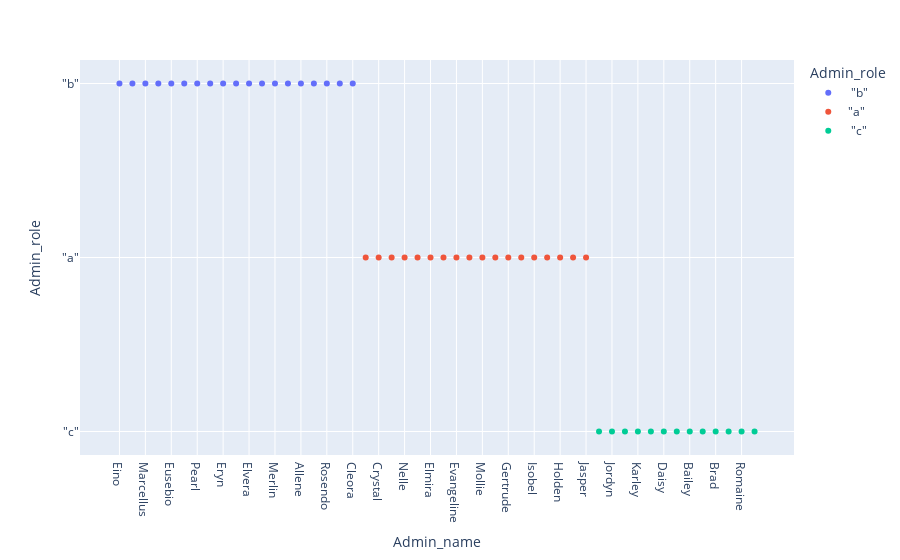

Notebook cell for this chart:
### Code cell
fig = px.scatter(C, x='Admin_name', y='Admin_role', color='Admin_role')
fig.show()

### Figure 1 — Plotly figure (JSON) as saved in the notebook; plotly's stock layout.template omitted (floating-point values rounded to 4 significant figures)
{"data": [{"hovertemplate": "Admin_role=%{y}<br>Admin_name=%{x}<extra></extra>", "legendgroup": " \"b\"", "marker": {"color": "#636efa", "symbol": "circle"}, "mode": "markers", "name": " \"b\"", "orientation": "v", "showlegend": true, "type": "scatter", "x": ["Eino", "Theo", "Marcellus", "Sophie", "Eusebio", "Glen", "Pearl", "Clotilde", "Eryn", "Jayce", "Elvera", "Baron", "Merlin", "Conrad", "Allene", "Ruth", "Rosendo", "Lonnie", "Cleora"], "xaxis": "x", "y": [" \"b\"", " \"b\"", " \"b\"", " \"b\"", " \"b\"", " \"b\"", " \"b\"", " \"b\"", " \"b\"", " \"b\"", " \"b\"", " \"b\"", " \"b\"", " \"b\"", " \"b\"", " \"b\"", " \"b\"", " \"b\"", " \"b\""], "yaxis": "y"}, {"hovertemplate": "Admin_role=%{y}<br>Admin_name=%{x}<extra></extra>", "legendgroup": "\"a\"", "marker": {"color": "#EF553B", "symbol": "circle"}, "mode": "markers", "name": "\"a\"", "orientation": "v", "showlegend": true, "type": "scatter", "x": ["Earl", "Crystal", "Destinee", "Nelle", "Cara", "Elmira", "Reynold", "Evangeline", "Florida", "Mollie", "Holly", "Gertrude", "Annetta", "Isobel", "Muhammad", "Holden", "Heber", "Jasper"], "xaxis": "x", "y": ["\"a\"", "\"a\"", "\"a\"", "\"a\"", "\"a\"", "\"a\"", "\"a\"", "\"a\"", "\"a\"", "\"a\"", "\"a\"", "\"a\"", "\"a\"", "\"a\"", "\"a\"", "\"a\"", "\"a\"", "\"a\""], "yaxis": "y"}, {"hovertemplate": "Admin_role=%{y}<br>Admin_name=%{x}<extra></extra>", "legendgroup": " \"c\"", "marker": {"color": "#00cc96", "symbol": "circle"}, "mode": "markers", "name": " \"c\"", "orientation": "v", "showlegend": true, "type": "scatter", "x": ["Josie", "Jordyn", "Miles", "Karley", "Giles", "Daisy", "Mary", "Bailey", "Claude", "Brad", "Erica", "Romaine", "Brycen"], "xaxis": "x", "y": [" \"c\"", " \"c\"", " \"c\"", " \"c\"", " \"c\"", " \"c\"", " \"c\"", " \"c\"", " \"c\"", " \"c\"", " \"c\"", " \"c\"", " \"c\""], "yaxis": "y"}], "layout": {"legend": {"title": {"text": "Admin_role"}, "tracegroupgap": 0}, "margin": {"t": 60}, "xaxis": {"anchor": "y", "domain": [0, 1], "title": {"text": "Admin_name"}}, "yaxis": {"anchor": "x", "categoryarray": [" \"c\"", "\"a\"", " \"b\""], "categoryorder": "array", "domain": [0, 1], "title": {"text": "Admin_role"}}}}
